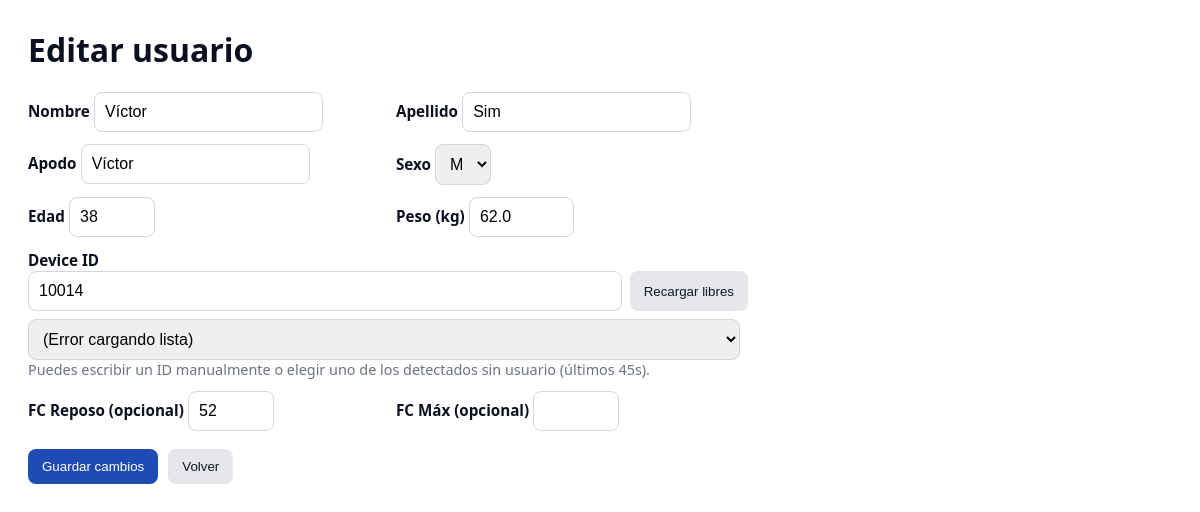
The page /users/edit/673 on the database its author committed.
### tables this page shows
CREATE TABLE users (
  id INTEGER PRIMARY KEY AUTOINCREMENT,
  nombre    TEXT NOT NULL,
  apellido  TEXT NOT NULL,
  apodo     TEXT NOT NULL,
  edad      INTEGER,
  peso      REAL,
  device_id INTEGER UNIQUE,
  sexo      TEXT,     -- 'M' o 'F'
  hr_rest   INTEGER,  -- FC en reposo (opcional)
  is_sim    INTEGER DEFAULT 0  -- 0=real, 1=simulado
, hr_max INTEGER);

### hr_server.py (the view, shortened to what this page needs)
@app.route("/users/edit/<int:user_id>", methods=["GET", "POST"])
def edit_user(user_id):
    user = db.get_user(user_id)
    if not user:
        return "Usuario no encontrado", 404
    return render_template("user_form.html", user=user)

### db.py (called while the page is built)
@contextmanager
def get_conn():
    DB_PATH.parent.mkdir(parents=True, exist_ok=True)
    conn = sqlite3.connect(DB_PATH)
    try:
        yield conn
    finally:
        conn.close()

def _ensure_schema():
    with get_conn() as conn:
        conn.execute(SCHEMA)
        cols = {r[1] for r in conn.execute("PRAGMA table_info(users)").fetchall()}
        if "sexo" not in cols:
            conn.execute("ALTER TABLE users ADD COLUMN sexo TEXT")
        if "hr_rest" not in cols:
            conn.execute("ALTER TABLE users ADD COLUMN hr_rest INTEGER")
        if "hr_max" not in cols:
            conn.execute("ALTER TABLE users ADD COLUMN hr_max INTEGER")
        if "is_sim" not in cols:
            conn.execute("ALTER TABLE users ADD COLUMN is_sim INTEGER DEFAULT 0")
        conn.commit()

def get_user(user_id):
    _ensure_schema()
    with get_conn() as conn:
        cur = conn.cursor()
        cur.execute("""
            SELECT id, nombre, apellido, apodo, edad, peso, device_id, sexo, hr_rest, hr_max, is_sim
            FROM users
            WHERE id=?
        """, (user_id,))
        row = cur.fetchone()
        return row_to_dict(row) if row else None

def row_to_dict(r):
    return {
        "id":        r[0],
        "nombre":    r[1],
        "apellido":  r[2],
        "apodo":     r[3],
        "edad":      r[4],
        "peso":      r[5],
        "device_id": r[6],
        "sexo":      r[7],
        "hr_rest":   r[8],
        "hr_max":    r[9],
        "is_sim":    r[10],
    }

### templates/user_form.html (shortened to what this page needs)
<!doctype html>
<html lang="es">
<head>
</head>
<body>
  <h1>{{ 'Editar usuario' if user else 'Añadir usuario' }}</h1>
  <form method="post" action="">
    <div>
      <label>Nombre</label>
      <input name="nombre" value="{{ user.nombre if user else '' }}" required>
    </div>
    <div>
      <label>Apellido</label>
      <input name="apellido" value="{{ user.apellido if user else '' }}" required>
    </div>
    <div>
      <label>Apodo</label>
      <input name="apodo" value="{{ user.apodo if user else '' }}" placeholder="Se muestra en las tarjetas">
    </div>
    <div>
      <label>Sexo</label>
      <select name="sexo">
        {% set s = (user.sexo if user else 'M') or 'M' %}
        <option value="M" {{ 'selected' if s=='M' else '' }}>M</option>
      </select>
    </div>
    <div>
      <label>Edad</label>
      <input type="number" name="edad" min="1" max="120" value="{{ user.edad if user and user.edad else '' }}">
    </div>
    <div>
      <label>Peso (kg)</label>
      <input type="number" step="0.1" name="peso" min="1" max="500" value="{{ user.peso if user and user.peso else '' }}">
    </div>
    <div class="full">
      <label>Device ID</label>
      <div class="row">
        <input id="device_id" name="device_id" type="number" placeholder="Ej: 36466"
               value="{{ user.device_id if user and user.device_id else '' }}">
        <button type="button" id="btnReload" class="secondary">Recargar libres</button>
      </div>
      <div class="row" style="margin-top:8px;">
        <select id="selFree">
          <option value="">— Pulsómetros libres detectados —</option>
        </select>
      </div>
      <div class="muted">Puedes escribir un ID manualmente o elegir uno de los detectados sin usuario (últimos 45s).</div>
    </div>
    <div>
      <label>FC Reposo (opcional)</label>
      <input type="number" name="hr_rest" min="30" max="120" value="{{ user.hr_rest if user and user.hr_rest else '' }}">
    </div>
    <div>
      <label>FC Máx (opcional)</label>
      <input type="number" name="hr_max" min="120" max="230" value="{{ user.hr_max if user and user.hr_max else '' }}">
    </div>
    <div class="actions">
      <button type="submit">{{ 'Guardar cambios' if user else 'Crear usuario' }}</button>
      <a href="{{ url_for('users_list') }}"><button class="secondary" type="button">Volver</button></a>
    </div>
  </form>
</body>
</html>

### templates/user_form.html (style rules this page uses)
body { font-family: system-ui, -apple-system, Segoe UI, Roboto, Arial, sans-serif; padding: 20px; color: #0b1020; }
h1 { margin-top: 0; }
form { max-width: 720px; display: grid; grid-template-columns: 1fr 1fr; gap: 12px 16px; }
label { font-weight: 600; font-size: 0.95rem; }
input, select { padding: 10px; border: 1px solid #cfd6e4; border-radius: 8px; font-size: 1rem; }
.full { grid-column: 1 / -1; }
.actions { grid-column: 1 / -1; display: flex; gap: 10px; margin-top: 6px; }
.muted { color: #6b7280; font-size: .9rem; }
.row { display: grid; grid-template-columns: 1fr auto; gap: 8px; }
button { padding: 10px 14px; border: none; border-radius: 8px; background: #1f4bb5; color: #fff; cursor: pointer; }
button.secondary { background: #e5e7eb; color: #111827; }

### rows shown on the page
users: nombre "Víctor", apellido "Sim", apodo "Víctor", edad "38", peso "62.0", device_id "10014", hr_rest "52"

### other values the page prints
{{ 'Editar usuario' if user else 'Añadir usuario' }} "Editar usuario"
{{ 'Guardar cambios' if user else 'Crear usuario' }} "Guardar cambios"
